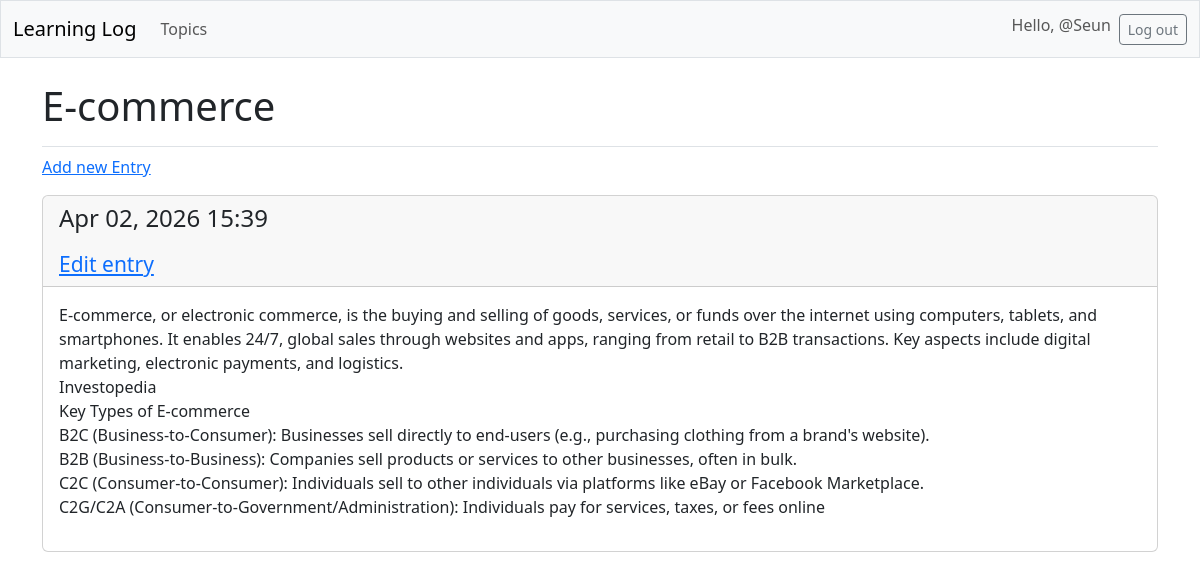
The app's page /topics/6/ (signed in) with its own data.
### learning_logs/models.py (models this page shows, shortened)
class Topic(models.Model):
    text = models.CharField(max_length=200)
    date_added =models.DateTimeField(auto_now_add=True)
    owner = models.ForeignKey(User, on_delete=models.CASCADE)

class Entry(models.Model):
    topic= models.ForeignKey(Topic, on_delete=models.CASCADE)
    text = models.TextField()
    date_added= models.DateTimeField(auto_now_add=True)
    class Meta:
        verbose_name_plural = 'entries'

### learning_logs/views.py (the view)
# urls.py: path('topics/<int:topic_id>/', views.topic, name='topic'),
@login_required
def topic(request, topic_id):
    topic= Topic.objects.get(id=topic_id)
    if topic.owner != request.user:
        raise Http404
    entries = topic.entry_set.order_by('-date_added')
    context = {'topic': topic, 'entries':entries}
    return render(request, 'learning_logs/topic.html', context)

### learning_logs/templates/learning_logs/topic.html
{% extends 'learning_logs/base.html' %}
{% block page_header %}
<h1>{{ topic.text }}</h1>
{% endblock page_header %}
{% block content %}
<p>
    <a href="{% url 'learning_logs:new_entry' topic.id %}">Add new Entry</a>
</p>
    {% for entry in entries %}
    <div class="card mb-3">
        <h4 class="card-header">
            <p>{{ entry.date_added|date:'M d, Y H:i' }} </p>
            <small> <a href="{% url 'learning_logs:edit_entry' entry.id %}">
                Edit entry</a> </small>
        </h4>
        <div class="card-body">{{entry.text|linebreaks}}</div>
    </div>
    {% empty %}
        <p>There are no entries for this topic yet.</p>
    {% endfor %}
 {% endblock content %}

### learning_logs/templates/learning_logs/base.html (shortened to what this page needs)
<!doctype html>
<html lang="en">
<head>
    {% load django_bootstrap5 %}
    {% bootstrap_css %}
</head>
<body>
<nav class="navbar navbar-expand-md navbar-light bg-light mb-4 border">
    <div class="container-fluid">
        <a class="navbar-brand" href="{% url 'learning_logs:index' %}">
            Learning Log</a>
        <div class="collapse navbar-collapse" id="navbarCollapse">
            <ul class="navbar-nav me-auto mb-2 mb-md-0">
                <li class="nav-item">
                    <a class="nav-link" href="{% url 'learning_logs:topics' %}">
                        Topics</a></li>
            </ul>
            <ul class="navbar-nav ms-auto mb-2 ,b-md-0">
                 {% if user.is_authenticated %}
                <li class="nav-item">
                    <span class="navbar-text me-2"> Hello, {{user.username}}</span>
                </li>
    {% endif %}
            </ul>
            {% if user.is_authenticated %}
            <form action="{% url 'accounts:logout' %}" method="post">
                <button name="submit" class="btn btn-outline-secondary btn-sm">
                    Log out</button>
            </form>
            {% endif %}
        </div>
    </div>
</nav>
<main class="container">
    <div class="pb-2 mb-2 border-bottom">
        {% block page_header %}{% endblock page_header %}
    </div>
    <div>
        {% block content %}{% endblock content%}
    </div>
</main>
</body>
</html>

### records on screen
Topic: text "E-commerce"
Entry: date_added "Apr 02, 2026 15:39", text "E-commerce, or electronic commerce, is the buying and selling of goods, services, or funds over the internet using computers, tablets, and smartphones. It enables 24/7, global sales through websites and apps, ranging from retail to B2B transactions. Key aspects include digital marketing, electronic payments, and logistics. Investopedia Key Types of E-commerce B2C (Business-to-Consumer): Businesses sell directly to end-users (e.g., purchasing clothing from a brand's website). B2B (Business-to-Business): Companies sell products or services to other businesses, often in bulk. C2C (Consumer-to-Consumer): Individuals sell to other individuals via platforms like eBay or Facebook Marketplace.…"

### other values on screen
{{ user.username }} "@Seun"
